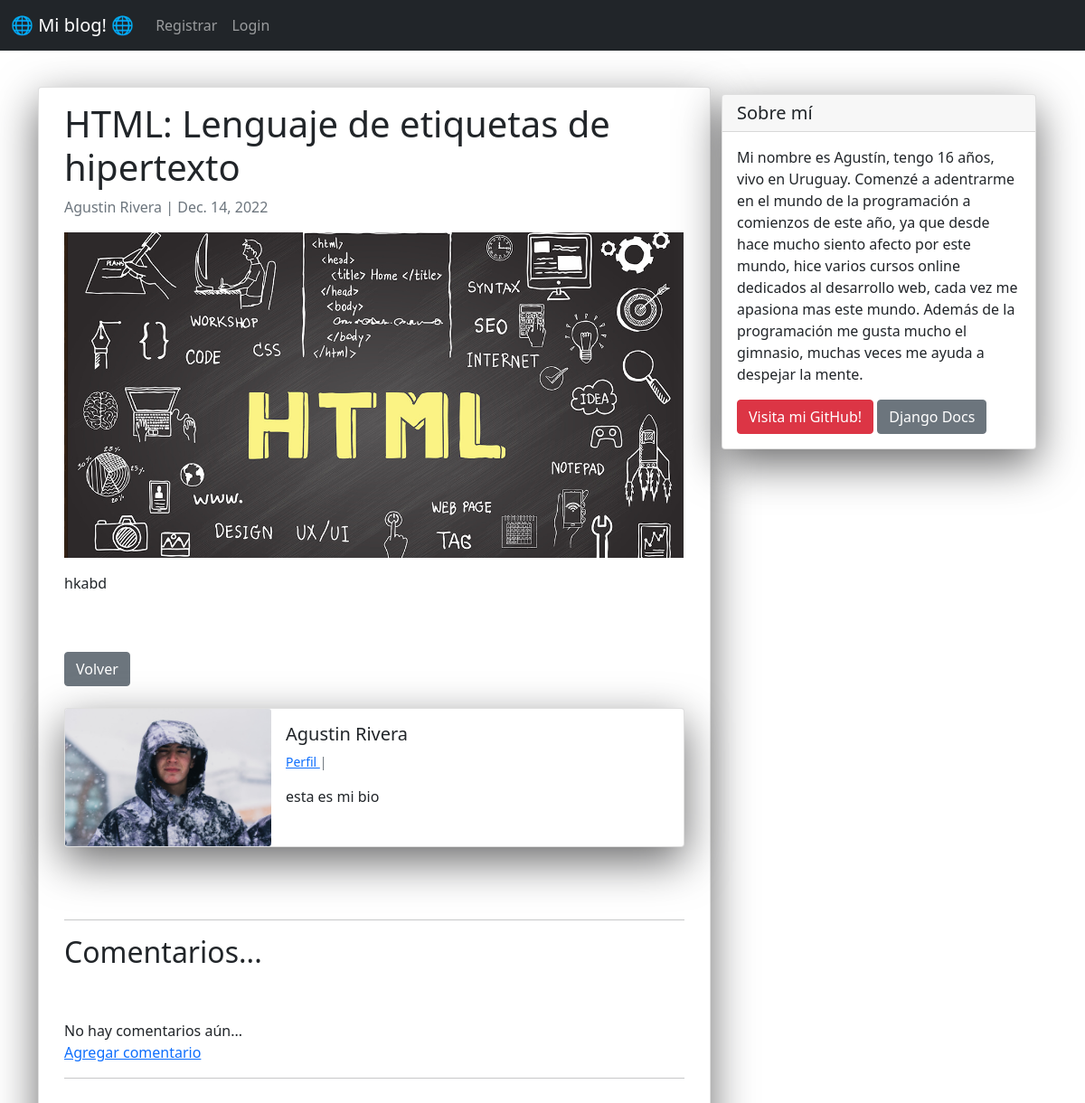
Page /post/4/ on the earlier database version.
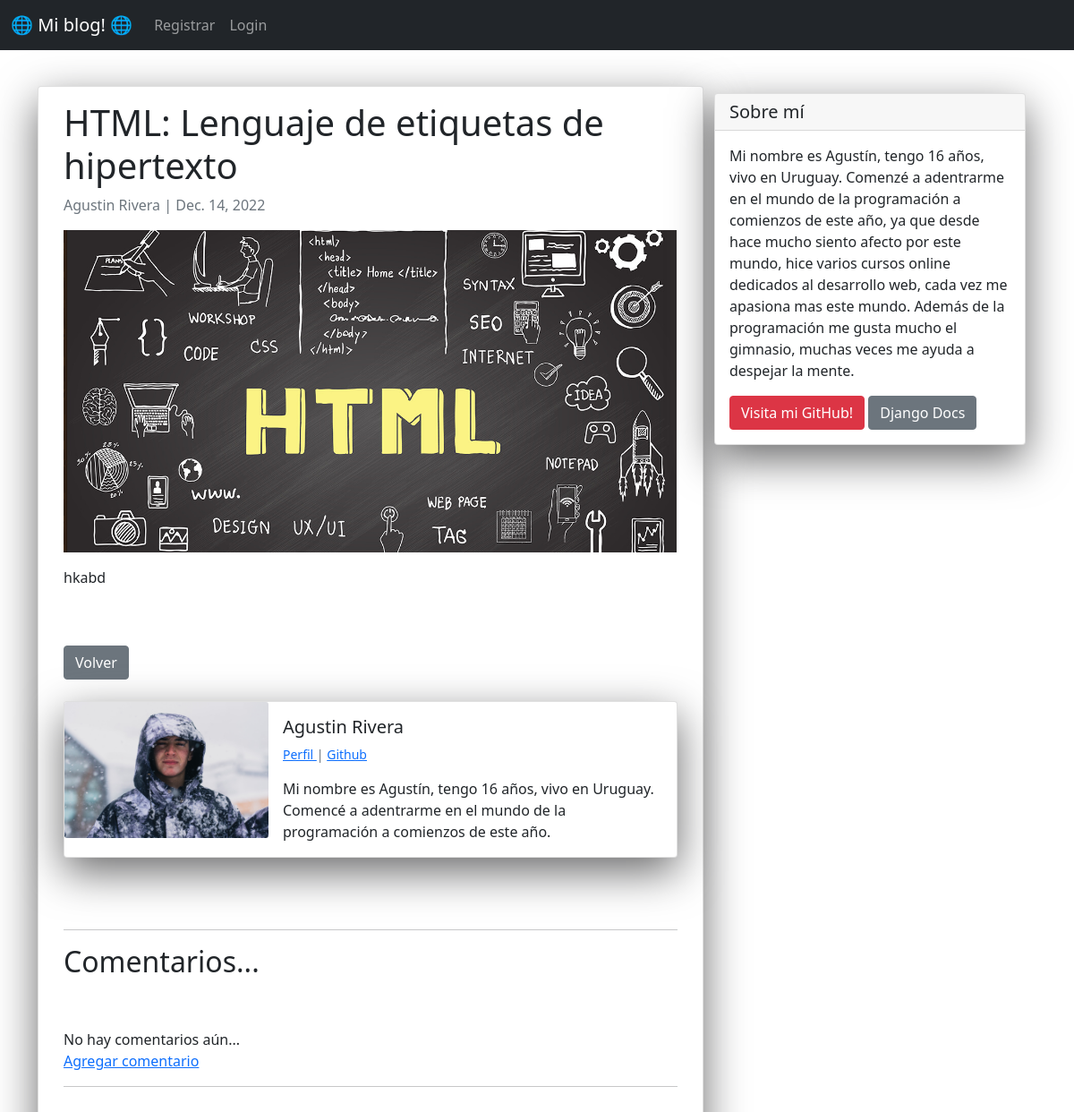
Same page on the later database version.
### appblog/models.py (models this page shows, shortened)
class Post(models.Model):
    titulo = models.CharField(max_length=60)
    imagen_cabezera = models.ImageField(null=True, blank=True, upload_to="imagenes/")
    titulo_tag = models.CharField(max_length=60)
    autor = models.ForeignKey(User, on_delete=models.CASCADE)
    cuerpo = RichTextField(blank=True, null=True)
    fecha = models.DateField(auto_now_add=True)
    descripcion = models.CharField(max_length=100, default='click en el link para leer mas')

class Perfil(models.Model):
    user = models.OneToOneField(User, null=True, on_delete=models.CASCADE)
    bio = models.TextField()
    perfil_imagen = models.ImageField(null=True, blank=True, upload_to="imagenes/perfil/")
    Instagram_url = models.CharField(max_length=255, null=True, blank=True)
    github_url =  models.CharField(max_length=255, null=True, blank=True)
    fb_url = models.CharField(max_length=255, null=True, blank=True)
    web_url =  models.CharField(max_length=255, null=True, blank=True)
    Twitter_url = models.CharField(max_length=255, null=True, blank=True)

### appblog/views.py (the view)
# urls.py: path('post/<pk>/', PostDetail.as_view(), name="detalle-post"),
class PostDetail(DetailView):
   model = Post
   template_name = 'appblog/detail_post.html'

### appblog/templates/appblog/detail_post.html (shortened to what this page needs)
{% extends 'appblog/base.html' %}
{% block content %}
<div class="container">
  <div class="row">
    <div class="col-md-8 card mb-4  mt-3 left  top">
      <div class="card-body">
        <h1>{% block title %} {{object.titulo}} {% endblock title %}</h1>
        <p class=" text-muted">{{ object.autor.first_name}}
            {{object.autor.last_name}} | {{ object.fecha }}
        </p>
        {% if object.imagen_cabezera %}
            <img src="{{ object.imagen_cabezera.url }}" width="685">
        {% endif %}
        <p class="card-text ">{{ object.cuerpo|safe }}</p>
        <br/><br/>
<a href="{% url 'inicio' %}" class="btn btn-secondary"> Volver </a>
<br/><br/>
    <div class="card mb-3"">
    <div class="row g-0">
        <div class="col-md-4">
{% if object.autor.perfil.perfil_imagen %}
    <img src="{{ object.autor.perfil.perfil_imagen.url }}" class="card-img" >
{% else %}
    <img src="https://180dc.org/wp-content/uploads/2016/08/default-profile.png" class="card-img" >
{% endif %}
        </div>
        <div class="col-md-8">
        <div class="card-body">
            <h5 class="card-title">
                {{ object.autor.first_name}}
                {{object.autor.last_name}}
            </h5>
        <p class= "small text-muted">
            <a href="{% url 'show_profile' object.autor.perfil.id %}"> Perfil </a> |
            {% if object.autor.perfil.github_url %}
                <a href="{{ object.autor.perfil.github_url }}">Github </a>
            {% endif %}
            </p>
            <p class="card-text">{{ object.autor.perfil.bio }}</p>
        </div>
        </div>
    </div>
    </div>
    <br/><br/>
<hr>
<h2> Comentarios...</h2>
<br>
{% if not post.comments.all %}
<br>
    No hay comentarios aún...
    <br>
    <a href="{% url 'agregar-comentario' post.pk %}" >Agregar comentario</a>
<hr>
<br>
{% endif %}
<br>
      </div>
    </div>
    {% block sidebar %} {% include 'appblog/sidebar.html' %} {% endblock sidebar %}
  </div>
</div>
{% endblock content %}

### appblog/templates/appblog/base.html (shortened to what this page needs)
<!doctype html>
<html lang="en">
  <head>
    <link href="https://cdn.jsdelivr.net/npm/bootstrap@5.0.2/dist/css/bootstrap.min.css" rel="stylesheet">
  </head>
  <body>
    <nav class="navbar navbar-expand-lg navbar-dark bg-dark">
        <div class="container-fluid">
          <a class="navbar-brand" href="{% url 'inicio' %}"> 🌐 Mi blog! 🌐</a>
          <div class="collapse navbar-collapse" id="navbarSupportedContent">
            <ul class="navbar-nav me-auto mb-2 mb-lg-0">
              {% if request.user.is_authenticated %}
                <li class="nav-item">
                <a class="nav-link" href="{% url 'agregar-post' %}">Agregar Post</a>
              {% else %}
                 <li class="nav-item">
                <a class="nav-link" href="{% url 'register' %}">Registrar</a>
              </li>
                <li class="nav-item">
                <a class="nav-link" href="{% url 'login' %}">Login</a>
              </li>
              {% endif %}
            </ul>
          </div>
        </div>
      </nav>
    <br/>
    <div class="container">
    {% block content%}
    {% endblock%}
    </div>
  </body>
</html>

### appblog/templates/appblog/sidebar.html (shortened to what this page needs)
{% block sidebar %}
<div class="col-md-4 float-right ">
  <div class="card my-4">
    <h5 class="card-header">Sobre mí</h5>
    <div class="card-body">
      <p class="card-text"> Mi nombre es Agustín, tengo 16 años, vivo en Uruguay.
        Comenzé a adentrarme en el mundo de la programación a comienzos de este año,
        ya que desde hace mucho siento afecto por este mundo, hice varios cursos online
        dedicados al desarrollo web, cada vez me apasiona mas este mundo.
        Además de la programación me gusta mucho el gimnasio, muchas veces me ayuda a despejar la mente. </p>
      <a href="https://github.com/agusriv" class="btn btn-danger">Visita mi GitHub!</a>
      <a href="https://docs.djangoproject.com/en/3.1/" class="btn btn-secondary">Django Docs</a>
    </div>
  </div>
</div>
{% endblock sidebar %}

### appblog/templates/appblog/sidebar.html (style rules this page uses)
.card { box-shadow: 0 16px 48px #6a6a6b; }

Differences in the rows shown:
changed through a linked row, Post "HTML: Lenguaje de etiquetas de hipertexto": autor.perfil.bio "esta es mi bio" → "Mi nombre es Agustín, tengo 16 años, vivo en Uruguay. Comencé a adentrarme en el mundo de la programación a comienzos de este año."
Other differences:
text now shown: "Github"
